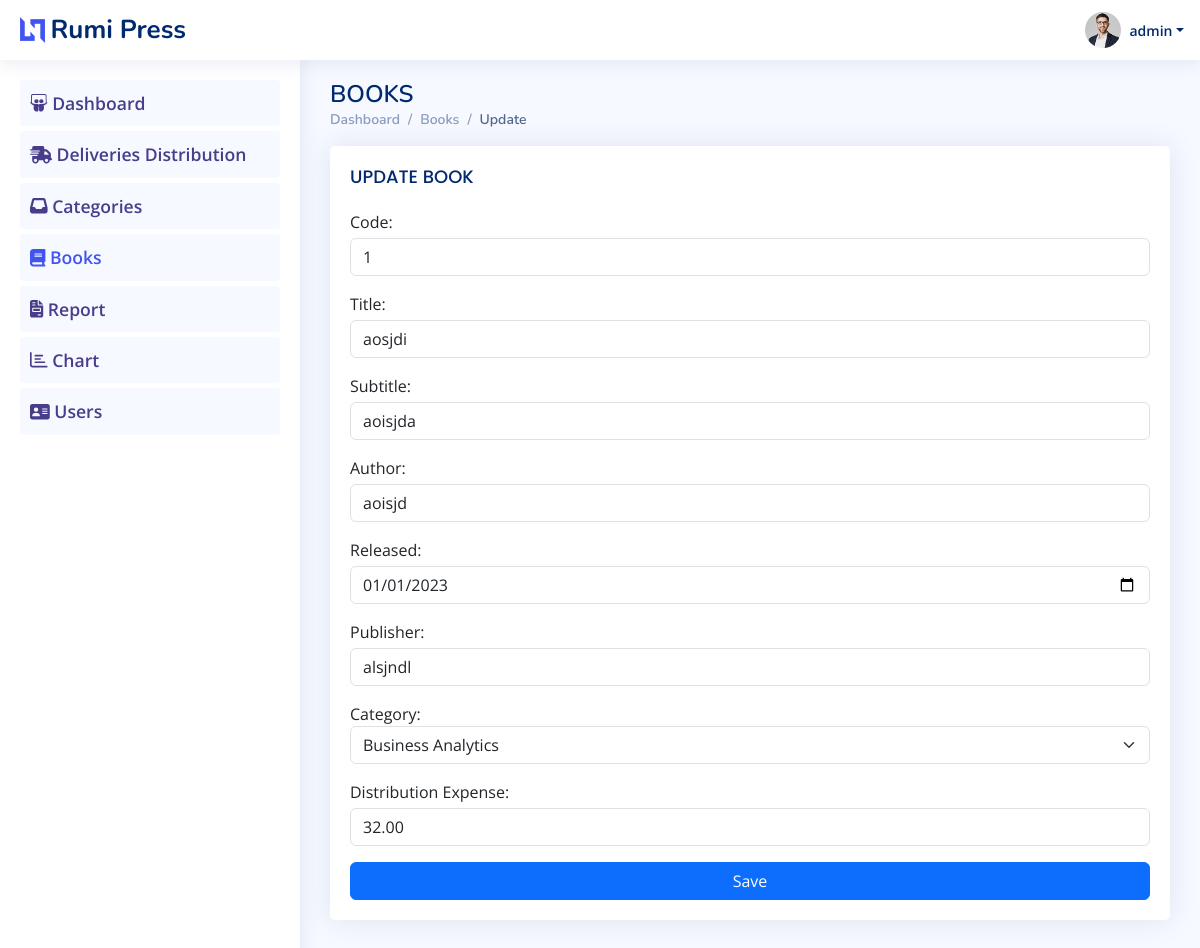
Before: /books/1/update/ (signed in) with the older database file.
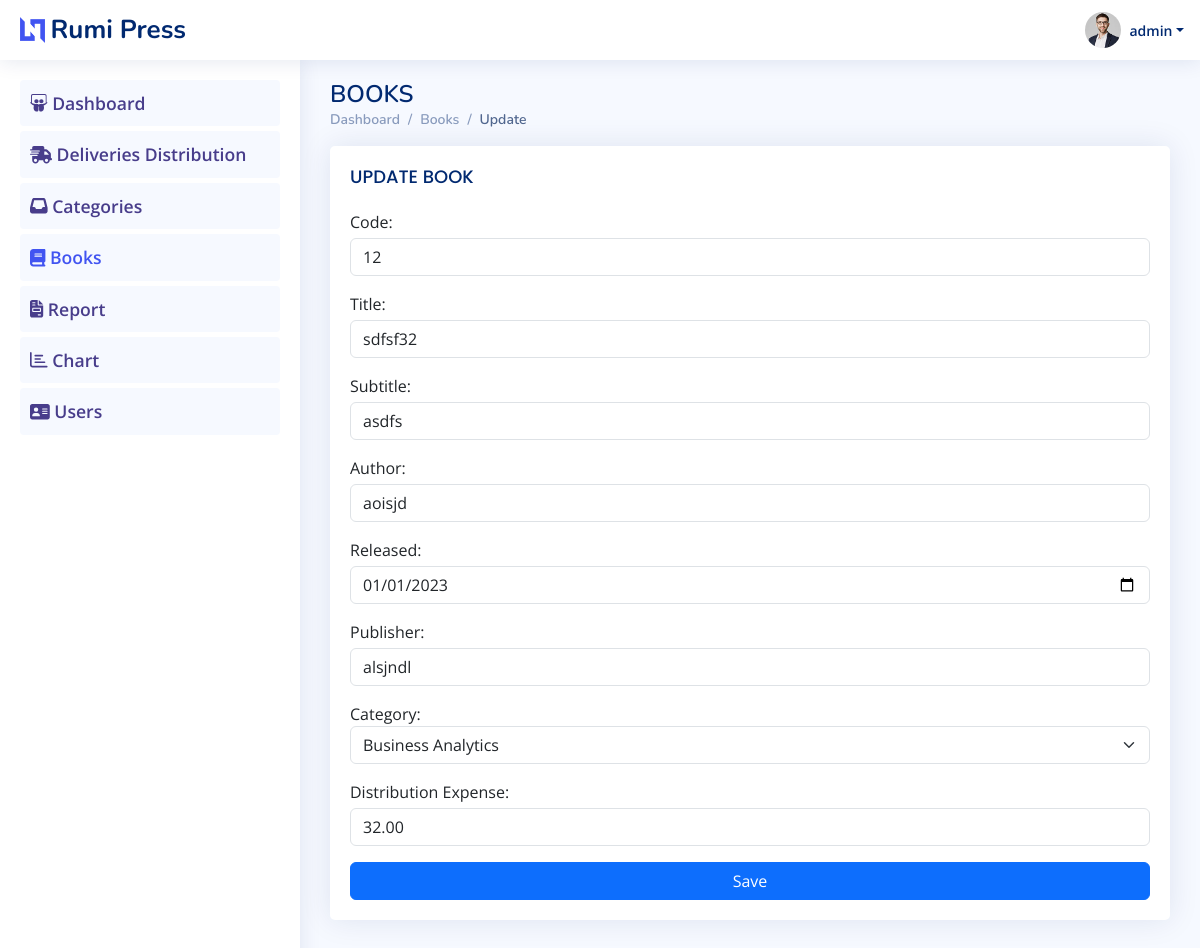
After: the same page with the newer database file.
### tracker/models.py (models this page shows)
class Books(models.Model):
    book_code=models.IntegerField()
    title=models.CharField(max_length=255)
    subtitle=models.CharField(max_length=255, null=True)
    author=models.CharField(max_length=255)
    publishing_date=models.DateField()
    publisher=models.CharField(max_length=255)
    category=models.ForeignKey(Categories, on_delete=models.CASCADE)
    user=models.ForeignKey(User, on_delete=models.CASCADE, related_name='user_reg')
    date=models.DateField(auto_now=True)
    distribution_expense=models.DecimalField(max_digits=6, decimal_places=2)
    active=models.BooleanField(default=True)

### tracker/views.py (the view, shortened to what this page needs)
# urls.py: path('books/<int:pk>/update/', views.update_book, name='update_book'),
@login_required
def update_book(request, pk):
    books=Books.objects.filter(pk=pk, active=True).all().values()
    if request.method=='GET':
        return render(request, 'books/books_update.html',{'books':books,'categories':categories})

### templates/books/books_update.html (shortened to what the changed rows need)
{% extends 'base.html'%}
{% block content %}
<main id="main" class="main">
    <div class="pagetitle">
      <h1>BOOKS</h1>
    </div>
    <section class="section">
    <div class="row">
        <div class="col-lg-12">
          <div class="card">
            <div class="card-body">
                <form method="post">
                    {%if form %}
                    <div class="mb-3">
                        <label for="code">Code:</label>
                        <input type="number" step="1" name="code" id="code" value='{{form.code}}' class="form-control mt-1" placeholder="Code No" onkeypress='return validateKeypress(/[ 0-9]/g)' required>
                    </div>
                    <div class="mb-3">
                        <label for="title">Title:</label>
                        <input type="search" name="title" id="title" value='{{form.title}}' class="form-control mt-1" placeholder="Title" onkeypress='return validateKeypress(/[ a-zA-Z0-9ñÑáéíóúÁÉÍÓÚüÜ.!()+=&-]/g)' required>
                    </div>
                    <div class="mb-3">
                        <label for="subtitle">Subtitle:</label>
                        <input type="search" name="subtitle" id="subtitle" value='{{form.subtitle}}' class="form-control mt-1" placeholder="Subtitle" onkeypress='return validateKeypress(/[ a-zA-Z0-9ñÑáéíóúÁÉÍÓÚüÜ.!()+=&-]/g)' required>
                    </div>
                    <div class="mb-3">
                        <label for="author">Author:</label>
                        <input type="search" name="author" id="author" value='{{form.author}}' class="form-control mt-1" placeholder="Author" onkeypress='return validateKeypress(/[ a-zA-Z0-9ñÑáéíóúÁÉÍÓÚüÜ.!()+=&-]/g)' required>
                    </div>
                    <div class="mb-3">
                        <label for="released">Released:</label>
                        <input type="date" name="released" id="released" value='{{form.released}}' class="form-control mt-1" required>
                    </div>
                    <div class="mb-3">
                        <label for="publisher">Publisher:</label>
                        <input type="search" name="publisher" id="publisher" value='{{form.publisher}}' class="form-control mt-1" placeholder="Publisher" onkeypress='return validateKeypress(/[ a-zA-Z0-9ñÑáéíóúÁÉÍÓÚüÜ.!()+=&-]/g)' required>
                    </div>
                    <div class="mb-3">
                        <label for="">Category:</label>
                        <select name="category" id="category" class="form-select" required>
                            <option value="">-- SELECT CATEGORY --</option>
                            {% for category in categories %}
                                <option value="{{category.id}}"
                                {% if category.id|slugify == form.category|slugify %} selected {% endif %}>
                                    {{category.category}}
                                </option>
                            {% endfor %}
                        </select>
                    </div>
                    <div class="mb-3">
                        <label for="expense">Distribution Expense:</label>
                        <input type="number" name="expense" id="expense" value='{{form.expense}}' class="form-control mt-1" placeholder="Distribution Expense" onkeypress='return validateKeypress(/[ 0-9.]/g)' required>
                    </div>
                    {% else %}
                        {% for book in books %}
                            <div class="mb-3">
                                <label for="code">Code:</label>
                                <input type="number" step="1" name="code" id="code" value='{{book.book_code}}' class="form-control mt-1" placeholder="Code No" onkeypress='return validateKeypress(/[ 0-9]/g)' required>
                            </div>
                            <div class="mb-3">
                                <label for="title">Title:</label>
                                <input type="search" name="title" id="title" value='{{book.title}}' class="form-control mt-1" placeholder="Title" onkeypress='return validateKeypress(/[ a-zA-Z0-9ñÑáéíóúÁÉÍÓÚüÜ.!()+=&-]/g)' required>
                            </div>
                            <div class="mb-3">
                                <label for="subtitle">Subtitle:</label>
                                <input type="search" name="subtitle" id="subtitle" value='{{book.subtitle}}' class="form-control mt-1" placeholder="Subtitle" onkeypress='return validateKeypress(/[ a-zA-Z0-9ñÑáéíóúÁÉÍÓÚüÜ.!()+=&-]/g)' required>
                            </div>
                            <div class="mb-3">
                                <label for="author">Author:</label>
                                <input type="search" name="author" id="author" value='{{book.author}}' class="form-control mt-1" placeholder="Author" onkeypress='return validateKeypress(/[ a-zA-Z0-9ñÑáéíóúÁÉÍÓÚüÜ.!()+=&-]/g)' required>
                            </div>
                            <div class="mb-3">
                                <label for="released">Released:</label>
                                <input type="date" name="released" id="released" value="{{book.publishing_date | date:'Y-m-d'}}" class="form-control mt-1" required>
                            </div>
                            <div class="mb-3">
                                <label for="publisher">Publisher:</label>
                                <input type="search" name="publisher" id="publisher" value='{{book.publisher}}' class="form-control mt-1" placeholder="Publisher" onkeypress='return validateKeypress(/[ a-zA-Z0-9ñÑáéíóúÁÉÍÓÚüÜ.!()+=&-]/g)' required>
                            </div>
                            <div class="mb-3">
                                <label for="">Category:</label>
                                <select name="category" id="category" class="form-select" required>
                                    {% for category in categories %}
                                        <option value="{{category.id}}"
                                        {% if category.id|slugify == book.category_id|slugify %} selected {% endif %}>
                                            {{category.category}}
                                        </option>
                                    {% endfor %}
                                </select>
                            </div>
                            <div class="mb-3">
                                <label for="expense">Distribution Expense:</label>
                                <input type="number" step="any" name="expense" id="expense" value='{{book.distribution_expense}}' class="form-control mt-1" placeholder="Distribution Expense" onkeypress='return validateKeypress(/[ 0-9.]/g)' required>
                            </div>
                            <button class="btn btn-primary col-12">Save</button>
                        {% endfor %}
                    {% endif %}
                </form>
            </div>
          </div>
        </div>
    </div>
</main>
{% endblock %}

Changed rows visible on the page:
changed Books "aoisjd": code "1" → "12"; title "aosjdi" → "sdfsf32"; subtitle "aoisjda" → "asdfs"
